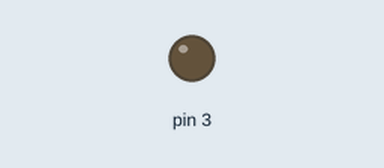
This sketch was run on a simulated Arduino Uno, built with avr-gcc and run on an emulated ATmega328P. On the bench: output pins drawn as LEDs (lit = HIGH). What the sketch prints to the serial monitor is not drawn.

Above: at 0.05 s.
At 1.55 s:
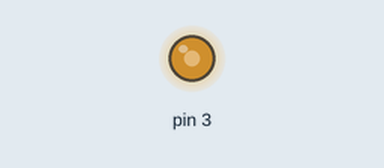
At 2.3 s:
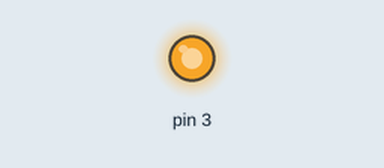
At 3.05 s:
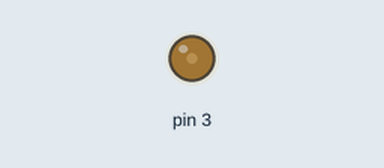
Timing chart, 0 to 5.5 s (numbered marks = the images above):
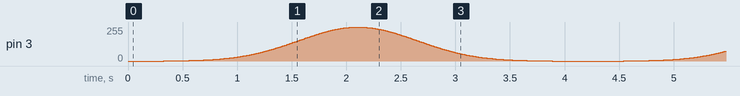

The sketch:

led_breath.ino
```cpp
#define DELAY 8

float pwm, c = 0.18;

void setup() {
  pinMode(3, OUTPUT);
  Serial.begin(115200);
}

void loop() {
  for(float i = 0; i <= 500; i++){
    pwm = 255.0 * exp( -pow( ( ( ( i/500 ) - 0.5 ) / c ), 2.0) );
    Serial.println(int(pwm));
    analogWrite(3, int(pwm));
    delay(DELAY);
  }
}
```
